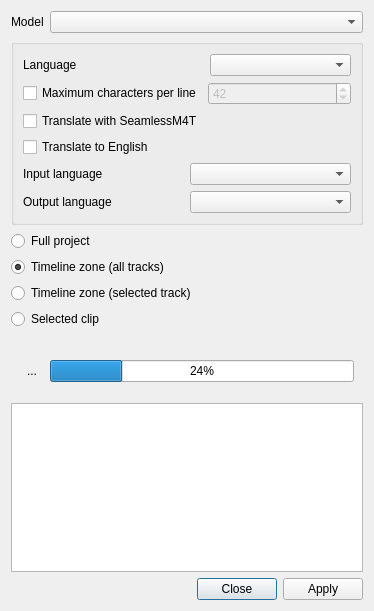
<?xml version="1.0" encoding="UTF-8"?>
<ui version="4.0">
 <author>
SPDX-FileCopyrightText: none
SPDX-License-Identifier: GPL-3.0-only OR LicenseRef-KDE-Accepted-GPL
 </author>
 <class>SpeechDialog_UI</class>
 <widget class="QDialog" name="SpeechDialog_UI">
  <property name="geometry">
   <rect>
    <x>0</x>
    <y>0</y>
    <width>374</width>
    <height>611</height>
   </rect>
  </property>
  <property name="windowTitle">
   <string>Dialog</string>
  </property>
  <layout class="QGridLayout" name="gridLayout">
   <item row="3" column="0" colspan="3">
    <widget class="QRadioButton" name="timeline_zone">
     <property name="text">
      <string>Timeline zone (all tracks)</string>
     </property>
     <property name="checked">
      <bool>true</bool>
     </property>
    </widget>
   </item>
   <item row="9" column="0" colspan="3">
    <widget class="KMessageWidget" name="speech_info">
     <property name="closeButtonVisible">
      <bool>false</bool>
     </property>
    </widget>
   </item>
   <item row="10" column="0" colspan="3">
    <widget class="QPlainTextEdit" name="logOutput">
     <property name="autoFillBackground">
      <bool>false</bool>
     </property>
     <property name="readOnly">
      <bool>true</bool>
     </property>
     <property name="backgroundVisible">
      <bool>false</bool>
     </property>
    </widget>
   </item>
   <item row="0" column="1" colspan="2">
    <widget class="QComboBox" name="speech_model">
     <property name="sizePolicy">
      <sizepolicy hsizetype="MinimumExpanding" vsizetype="Fixed">
       <horstretch>0</horstretch>
       <verstretch>0</verstretch>
      </sizepolicy>
     </property>
    </widget>
   </item>
   <item row="6" column="0">
    <spacer name="verticalSpacer">
     <property name="orientation">
      <enum>Qt::Vertical</enum>
     </property>
     <property name="sizeHint" stdset="0">
      <size>
       <width>20</width>
       <height>40</height>
      </size>
     </property>
    </spacer>
   </item>
   <item row="5" column="0" colspan="3">
    <widget class="QRadioButton" name="timeline_clips">
     <property name="text">
      <string>Selected clip</string>
     </property>
    </widget>
   </item>
   <item row="11" column="2">
    <widget class="QDialogButtonBox" name="buttonBox">
     <property name="orientation">
      <enum>Qt::Horizontal</enum>
     </property>
     <property name="standardButtons">
      <set>QDialogButtonBox::Apply|QDialogButtonBox::Close</set>
     </property>
    </widget>
   </item>
   <item row="0" column="0">
    <widget class="QLabel" name="label">
     <property name="text">
      <string>Model</string>
     </property>
    </widget>
   </item>
   <item row="4" column="0" colspan="3">
    <widget class="QRadioButton" name="timeline_track">
     <property name="text">
      <string>Timeline zone (selected track)</string>
     </property>
    </widget>
   </item>
   <item row="2" column="0" colspan="3">
    <widget class="QRadioButton" name="timeline_full">
     <property name="text">
      <string>Full project</string>
     </property>
    </widget>
   </item>
   <item row="1" column="0" colspan="3">
    <widget class="QGroupBox" name="whisper_settings">
     <property name="title">
      <string/>
     </property>
     <property name="flat">
      <bool>true</bool>
     </property>
     <layout class="QGridLayout" name="gridLayout_2">
      <item row="0" column="0">
       <widget class="QLabel" name="label_2">
        <property name="text">
         <string>Language</string>
        </property>
       </widget>
      </item>
      <item row="0" column="1">
       <widget class="QComboBox" name="speech_language">
        <property name="sizePolicy">
         <sizepolicy hsizetype="MinimumExpanding" vsizetype="Fixed">
          <horstretch>0</horstretch>
          <verstretch>0</verstretch>
         </sizepolicy>
        </property>
       </widget>
      </item>
      <item row="1" column="0" colspan="2">
       <layout class="QHBoxLayout" name="horizontalLayout_2">
        <item>
         <widget class="QCheckBox" name="check_maxchars">
          <property name="text">
           <string>Maximum characters per line</string>
          </property>
         </widget>
        </item>
        <item>
         <widget class="QSpinBox" name="maxChars">
          <property name="enabled">
           <bool>false</bool>
          </property>
          <property name="value">
           <number>42</number>
          </property>
         </widget>
        </item>
       </layout>
      </item>
      <item row="2" column="0">
       <widget class="QCheckBox" name="translate_seamless">
        <property name="text">
         <string>Translate with SeamlessM4T</string>
        </property>
       </widget>
      </item>
      <item row="3" column="0">
       <widget class="QCheckBox" name="translate_box">
        <property name="text">
         <string>Translate to English</string>
        </property>
       </widget>
      </item>
      <item row="5" column="0" colspan="2">
       <layout class="QHBoxLayout" name="horizontalLayout_3">
        <item>
         <widget class="QLabel" name="seamless_out_label">
          <property name="text">
           <string>Output language</string>
          </property>
         </widget>
        </item>
        <item>
         <widget class="QComboBox" name="seamless_out"/>
        </item>
       </layout>
      </item>
      <item row="4" column="0" colspan="2">
       <layout class="QHBoxLayout" name="horizontalLayout">
        <item>
         <widget class="QLabel" name="seamless_in_label">
          <property name="text">
           <string>Input language</string>
          </property>
         </widget>
        </item>
        <item>
         <widget class="QComboBox" name="seamless_in"/>
        </item>
       </layout>
      </item>
     </layout>
    </widget>
   </item>
   <item row="8" column="0" colspan="3">
    <widget class="QFrame" name="frame_progress">
     <property name="frameShape">
      <enum>QFrame::NoFrame</enum>
     </property>
     <property name="frameShadow">
      <enum>QFrame::Plain</enum>
     </property>
     <layout class="QGridLayout" name="gridLayout_3">
      <item row="0" column="0">
       <widget class="QToolButton" name="button_abort">
        <property name="text">
         <string>...</string>
        </property>
        <property name="icon">
         <iconset theme="process-stop">
          <normaloff>.</normaloff>.</iconset>
        </property>
        <property name="autoRaise">
         <bool>true</bool>
        </property>
       </widget>
      </item>
      <item row="0" column="1">
       <widget class="QProgressBar" name="speech_progress">
        <property name="sizePolicy">
         <sizepolicy hsizetype="MinimumExpanding" vsizetype="Fixed">
          <horstretch>0</horstretch>
          <verstretch>0</verstretch>
         </sizepolicy>
        </property>
        <property name="value">
         <number>24</number>
        </property>
        <property name="format">
         <string>%p%</string>
        </property>
       </widget>
      </item>
     </layout>
    </widget>
   </item>
  </layout>
 </widget>
 <customwidgets>
  <customwidget>
   <class>KMessageWidget</class>
   <extends>QFrame</extends>
   <header>kmessagewidget.h</header>
   <container>1</container>
  </customwidget>
 </customwidgets>
 <tabstops>
  <tabstop>speech_model</tabstop>
  <tabstop>speech_language</tabstop>
  <tabstop>translate_box</tabstop>
  <tabstop>timeline_full</tabstop>
  <tabstop>timeline_zone</tabstop>
  <tabstop>timeline_track</tabstop>
  <tabstop>timeline_clips</tabstop>
  <tabstop>button_abort</tabstop>
 </tabstops>
 <resources/>
 <connections>
  <connection>
   <sender>buttonBox</sender>
   <signal>accepted()</signal>
   <receiver>SpeechDialog_UI</receiver>
   <slot>accept()</slot>
   <hints>
    <hint type="sourcelabel">
     <x>248</x>
     <y>254</y>
    </hint>
    <hint type="destinationlabel">
     <x>157</x>
     <y>274</y>
    </hint>
   </hints>
  </connection>
  <connection>
   <sender>buttonBox</sender>
   <signal>rejected()</signal>
   <receiver>SpeechDialog_UI</receiver>
   <slot>reject()</slot>
   <hints>
    <hint type="sourcelabel">
     <x>316</x>
     <y>260</y>
    </hint>
    <hint type="destinationlabel">
     <x>286</x>
     <y>274</y>
    </hint>
   </hints>
  </connection>
  <connection>
   <sender>check_maxchars</sender>
   <signal>toggled(bool)</signal>
   <receiver>maxChars</receiver>
   <slot>setEnabled(bool)</slot>
   <hints>
    <hint type="sourcelabel">
     <x>130</x>
     <y>298</y>
    </hint>
    <hint type="destinationlabel">
     <x>319</x>
     <y>298</y>
    </hint>
   </hints>
  </connection>
 </connections>
</ui>
